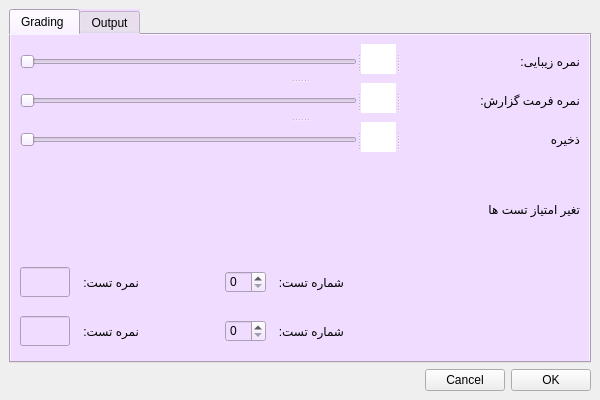
<?xml version="1.0" encoding="UTF-8"?>
<ui version="4.0">
 <class>MainWindow</class>
 <widget class="QMainWindow" name="MainWindow">
  <property name="geometry">
   <rect>
    <x>0</x>
    <y>0</y>
    <width>600</width>
    <height>400</height>
   </rect>
  </property>
  <property name="minimumSize">
   <size>
    <width>600</width>
    <height>400</height>
   </size>
  </property>
  <property name="maximumSize">
   <size>
    <width>800</width>
    <height>600</height>
   </size>
  </property>
  <property name="windowTitle">
   <string>Setting</string>
  </property>
  <property name="windowIcon">
   <iconset>
    <normaloff>icon_2.jpg</normaloff>icon_2.jpg</iconset>
  </property>
  <widget class="QWidget" name="centralwidget">
   <layout class="QVBoxLayout" name="verticalLayout_4">
    <item>
     <widget class="QTabWidget" name="tabWidget">
      <property name="accessibleName">
       <string/>
      </property>
      <property name="styleSheet">
       <string notr="true">background-color: rgb(240, 220, 255);</string>
      </property>
      <property name="currentIndex">
       <number>0</number>
      </property>
      <widget class="QWidget" name="grading_tab">
       <attribute name="title">
        <string>Grading </string>
       </attribute>
       <layout class="QHBoxLayout" name="horizontalLayout_6">
        <item>
         <layout class="QVBoxLayout" name="verticalLayout">
          <item>
           <widget class="QSplitter" name="splitter_6">
            <property name="orientation">
             <enum>Qt::Vertical</enum>
            </property>
            <widget class="QSplitter" name="gs_beauty_splitter">
             <property name="orientation">
              <enum>Qt::Horizontal</enum>
             </property>
             <widget class="QSlider" name="gs_beauty_hSlider">
              <property name="minimumSize">
               <size>
                <width>300</width>
                <height>35</height>
               </size>
              </property>
              <property name="maximumSize">
               <size>
                <width>550</width>
                <height>35</height>
               </size>
              </property>
              <property name="orientation">
               <enum>Qt::Horizontal</enum>
              </property>
             </widget>
             <widget class="QLabel" name="gs_beauty_label2">
              <property name="minimumSize">
               <size>
                <width>35</width>
                <height>30</height>
               </size>
              </property>
              <property name="maximumSize">
               <size>
                <width>35</width>
                <height>30</height>
               </size>
              </property>
              <property name="styleSheet">
               <string notr="true">background-color: rgb(255, 255, 255);</string>
              </property>
              <property name="text">
               <string/>
              </property>
             </widget>
             <widget class="QLabel" name="gs_beauty_label1">
              <property name="minimumSize">
               <size>
                <width>140</width>
                <height>35</height>
               </size>
              </property>
              <property name="maximumSize">
               <size>
                <width>180</width>
                <height>35</height>
               </size>
              </property>
              <property name="text">
               <string>نمره زیبایی: </string>
              </property>
             </widget>
            </widget>
            <widget class="QSplitter" name="gs_report_splitter">
             <property name="orientation">
              <enum>Qt::Horizontal</enum>
             </property>
             <widget class="QSlider" name="gs_report_hSlider">
              <property name="minimumSize">
               <size>
                <width>300</width>
                <height>35</height>
               </size>
              </property>
              <property name="maximumSize">
               <size>
                <width>550</width>
                <height>35</height>
               </size>
              </property>
              <property name="orientation">
               <enum>Qt::Horizontal</enum>
              </property>
             </widget>
             <widget class="QLabel" name="gs_report_lable2">
              <property name="minimumSize">
               <size>
                <width>35</width>
                <height>30</height>
               </size>
              </property>
              <property name="maximumSize">
               <size>
                <width>35</width>
                <height>30</height>
               </size>
              </property>
              <property name="styleSheet">
               <string notr="true">background-color: rgb(255, 255, 255);</string>
              </property>
              <property name="text">
               <string/>
              </property>
             </widget>
             <widget class="QLabel" name="gs_report_label1">
              <property name="minimumSize">
               <size>
                <width>140</width>
                <height>35</height>
               </size>
              </property>
              <property name="maximumSize">
               <size>
                <width>180</width>
                <height>35</height>
               </size>
              </property>
              <property name="text">
               <string>نمره فرمت گزارش:</string>
              </property>
             </widget>
            </widget>
            <widget class="QSplitter" name="gs_splitter">
             <property name="orientation">
              <enum>Qt::Horizontal</enum>
             </property>
             <widget class="QSlider" name="gs_hSlider">
              <property name="minimumSize">
               <size>
                <width>300</width>
                <height>35</height>
               </size>
              </property>
              <property name="maximumSize">
               <size>
                <width>550</width>
                <height>35</height>
               </size>
              </property>
              <property name="orientation">
               <enum>Qt::Horizontal</enum>
              </property>
             </widget>
             <widget class="QLabel" name="gs_label2">
              <property name="minimumSize">
               <size>
                <width>35</width>
                <height>30</height>
               </size>
              </property>
              <property name="maximumSize">
               <size>
                <width>35</width>
                <height>30</height>
               </size>
              </property>
              <property name="styleSheet">
               <string notr="true">background-color: rgb(255, 255, 255);</string>
              </property>
              <property name="text">
               <string/>
              </property>
             </widget>
             <widget class="QLabel" name="gs_label1">
              <property name="minimumSize">
               <size>
                <width>140</width>
                <height>35</height>
               </size>
              </property>
              <property name="maximumSize">
               <size>
                <width>180</width>
                <height>35</height>
               </size>
              </property>
              <property name="text">
               <string>ذخیره</string>
              </property>
             </widget>
            </widget>
           </widget>
          </item>
          <item>
           <layout class="QHBoxLayout" name="horizontalLayout_5">
            <item>
             <spacer name="horizontalSpacer_5">
              <property name="orientation">
               <enum>Qt::Horizontal</enum>
              </property>
              <property name="sizeHint" stdset="0">
               <size>
                <width>40</width>
                <height>20</height>
               </size>
              </property>
             </spacer>
            </item>
            <item>
             <widget class="QLabel" name="label_4">
              <property name="text">
               <string>تغیر امتیاز تست ها</string>
              </property>
             </widget>
            </item>
           </layout>
          </item>
          <item>
           <layout class="QHBoxLayout" name="horizontalLayout_4">
            <item>
             <layout class="QVBoxLayout" name="verticalLayout_3">
              <item>
               <layout class="QHBoxLayout" name="horizontalLayout_2">
                <item>
                 <widget class="QLineEdit" name="gs_test_1_lineEdit">
                  <property name="minimumSize">
                   <size>
                    <width>50</width>
                    <height>30</height>
                   </size>
                  </property>
                  <property name="maximumSize">
                   <size>
                    <width>50</width>
                    <height>30</height>
                   </size>
                  </property>
                 </widget>
                </item>
                <item>
                 <widget class="QLabel" name="label_11">
                  <property name="text">
                   <string>نمره تست:  </string>
                  </property>
                 </widget>
                </item>
                <item>
                 <spacer name="horizontalSpacer_2">
                  <property name="orientation">
                   <enum>Qt::Horizontal</enum>
                  </property>
                  <property name="sizeHint" stdset="0">
                   <size>
                    <width>80</width>
                    <height>20</height>
                   </size>
                  </property>
                 </spacer>
                </item>
                <item>
                 <widget class="QSpinBox" name="gs_test_1_spinBox"/>
                </item>
                <item>
                 <widget class="QLabel" name="label_9">
                  <property name="text">
                   <string>شماره تست:  </string>
                  </property>
                 </widget>
                </item>
               </layout>
              </item>
              <item>
               <layout class="QHBoxLayout" name="horizontalLayout">
                <item>
                 <widget class="QLineEdit" name="gs_test_2_lineEdit">
                  <property name="minimumSize">
                   <size>
                    <width>50</width>
                    <height>30</height>
                   </size>
                  </property>
                  <property name="maximumSize">
                   <size>
                    <width>50</width>
                    <height>30</height>
                   </size>
                  </property>
                 </widget>
                </item>
                <item>
                 <widget class="QLabel" name="label_12">
                  <property name="text">
                   <string>نمره تست:  </string>
                  </property>
                 </widget>
                </item>
                <item>
                 <spacer name="horizontalSpacer">
                  <property name="orientation">
                   <enum>Qt::Horizontal</enum>
                  </property>
                  <property name="sizeHint" stdset="0">
                   <size>
                    <width>80</width>
                    <height>20</height>
                   </size>
                  </property>
                 </spacer>
                </item>
                <item>
                 <widget class="QSpinBox" name="gs_test_2_spinBox"/>
                </item>
                <item>
                 <widget class="QLabel" name="label_10">
                  <property name="text">
                   <string>شماره تست:  </string>
                  </property>
                 </widget>
                </item>
               </layout>
              </item>
             </layout>
            </item>
            <item>
             <spacer name="horizontalSpacer_4">
              <property name="orientation">
               <enum>Qt::Horizontal</enum>
              </property>
              <property name="sizeHint" stdset="0">
               <size>
                <width>20</width>
                <height>20</height>
               </size>
              </property>
             </spacer>
            </item>
           </layout>
          </item>
         </layout>
        </item>
       </layout>
      </widget>
      <widget class="QWidget" name="output_tab">
       <attribute name="title">
        <string>Output</string>
       </attribute>
       <layout class="QHBoxLayout" name="horizontalLayout_7">
        <item>
         <layout class="QVBoxLayout" name="verticalLayout_2">
          <item>
           <widget class="QSplitter" name="splitter">
            <property name="orientation">
             <enum>Qt::Horizontal</enum>
            </property>
            <widget class="QRadioButton" name="os_excel_radioButton">
             <property name="text">
              <string>Excel</string>
             </property>
            </widget>
            <widget class="QRadioButton" name="os_pdf_radioButton">
             <property name="sizePolicy">
              <sizepolicy hsizetype="Fixed" vsizetype="Fixed">
               <horstretch>0</horstretch>
               <verstretch>0</verstretch>
              </sizepolicy>
             </property>
             <property name="maximumSize">
              <size>
               <width>100</width>
               <height>50</height>
              </size>
             </property>
             <property name="text">
              <string>PDF</string>
             </property>
            </widget>
            <widget class="QLabel" name="label_5">
             <property name="text">
              <string>خروجی فایل:</string>
             </property>
            </widget>
           </widget>
          </item>
          <item>
           <widget class="QRadioButton" name="os_grade_radioButton">
            <property name="minimumSize">
             <size>
              <width>0</width>
              <height>0</height>
             </size>
            </property>
            <property name="maximumSize">
             <size>
              <width>16777215</width>
              <height>40</height>
             </size>
            </property>
            <property name="layoutDirection">
             <enum>Qt::RightToLeft</enum>
            </property>
            <property name="text">
             <string>خروجی نمره خام</string>
            </property>
           </widget>
          </item>
          <item>
           <widget class="QRadioButton" name="os_mos_radioButton">
            <property name="maximumSize">
             <size>
              <width>16777215</width>
              <height>40</height>
             </size>
            </property>
            <property name="layoutDirection">
             <enum>Qt::RightToLeft</enum>
            </property>
            <property name="text">
             <string>MOS خروجی</string>
            </property>
           </widget>
          </item>
          <item>
           <widget class="QRadioButton" name="os_mos_grade_radioButton">
            <property name="sizePolicy">
             <sizepolicy hsizetype="Fixed" vsizetype="Fixed">
              <horstretch>0</horstretch>
              <verstretch>0</verstretch>
             </sizepolicy>
            </property>
            <property name="maximumSize">
             <size>
              <width>16777215</width>
              <height>60</height>
             </size>
            </property>
            <property name="layoutDirection">
             <enum>Qt::RightToLeft</enum>
            </property>
            <property name="text">
             <string>MOS خروجی نمرات با اعمال تاثیر</string>
            </property>
           </widget>
          </item>
          <item>
           <widget class="QSplitter" name="splitter_2">
            <property name="orientation">
             <enum>Qt::Horizontal</enum>
            </property>
            <widget class="QSlider" name="os_cheat_hSlider">
             <property name="minimumSize">
              <size>
               <width>300</width>
               <height>35</height>
              </size>
             </property>
             <property name="maximumSize">
              <size>
               <width>550</width>
               <height>35</height>
              </size>
             </property>
             <property name="orientation">
              <enum>Qt::Horizontal</enum>
             </property>
            </widget>
            <widget class="QLabel" name="label_7">
             <property name="minimumSize">
              <size>
               <width>40</width>
               <height>40</height>
              </size>
             </property>
             <property name="maximumSize">
              <size>
               <width>40</width>
               <height>40</height>
              </size>
             </property>
             <property name="styleSheet">
              <string notr="true">background-color: rgb(255, 255, 255);</string>
             </property>
             <property name="text">
              <string/>
             </property>
            </widget>
            <widget class="QLabel" name="label_6">
             <property name="minimumSize">
              <size>
               <width>130</width>
               <height>0</height>
              </size>
             </property>
             <property name="maximumSize">
              <size>
               <width>150</width>
               <height>16777215</height>
              </size>
             </property>
             <property name="text">
              <string>حد درصد شباهت:</string>
             </property>
            </widget>
           </widget>
          </item>
         </layout>
        </item>
       </layout>
      </widget>
     </widget>
    </item>
    <item>
     <layout class="QHBoxLayout" name="horizontalLayout_3">
      <item>
       <spacer name="horizontalSpacer_3">
        <property name="orientation">
         <enum>Qt::Horizontal</enum>
        </property>
        <property name="sizeHint" stdset="0">
         <size>
          <width>40</width>
          <height>20</height>
         </size>
        </property>
       </spacer>
      </item>
      <item>
       <widget class="QPushButton" name="cancel_Button">
        <property name="text">
         <string>Cancel</string>
        </property>
       </widget>
      </item>
      <item>
       <widget class="QPushButton" name="ok_Button">
        <property name="text">
         <string>OK</string>
        </property>
       </widget>
      </item>
     </layout>
    </item>
   </layout>
  </widget>
 </widget>
 <resources/>
 <connections/>
</ui>
